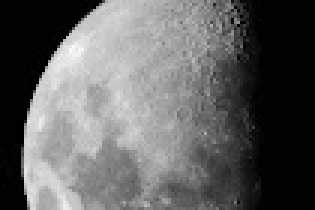
#> input picture moon.jpg, 105 x 70 px (shown 3 times larger)
$ python ex4_3.py
#> lines starting #> are read from the running program, lines starting #| are printed output that depends on the picture
import cv2
import numpy as np
import matplotlib.pyplot as plt

# Load image (grayscale)
img = cv2.imread('moon.jpg', cv2.IMREAD_GRAYSCALE)
#> img is the input picture: shape (70, 105); min 0, max 252, mean 98.1

# Compute histogram
count, bins = np.histogram(img.flatten(), bins=256, range=[0, 256])
#> count = 256 values, max 1857 at index 2, min 0 at index 240, mean 28.71; bins = 257 values from 0 to 256
maxCount = np.max(count)
#> maxCount = 1857

# Define clipping ratios
clip_ratios = [1, 0.7, 0.4, 0.05]
limited_eq_imgs = []
LUTs = []

for ratio in clip_ratios:
    clip = ratio * maxCount
    # Clip histogram
    clipped_count = np.minimum(count, clip).astype(int)

    # Construct virtual image
    clipped_img = []
    for level in range(256):
        clipped_img.extend([level] * clipped_count[level])
    clipped_img = np.array(clipped_img, dtype=np.uint8)

    # Mapping function via histogram equalization
    hist, bins_eq = np.histogram(clipped_img, bins=256, range=[0, 256])
    cdf = hist.cumsum()
    cdf = cdf / cdf[-1]  # normalize
    T = np.round(cdf * 255).astype(np.uint8)

    # Apply mapping to original image
    LUTs.append(T)
    limited_eq_img = cv2.LUT(img, T)
    limited_eq_imgs.append(limited_eq_img)
#> this loop made 4 passes
#> clip on passes 1 to 4: 1857, 1299.9, 742.8, 92.85
#> pass 1, `limited_eq_img = cv2.LUT(img, T)`:
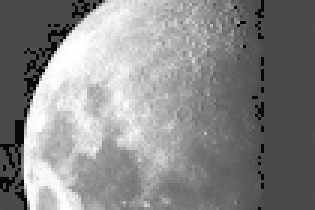
#> limited_eq_img: shape (70, 105) (shown 3 times larger); min 5, max 255, mean 136.2
#> pass 3, `limited_eq_img = cv2.LUT(img, T)`:
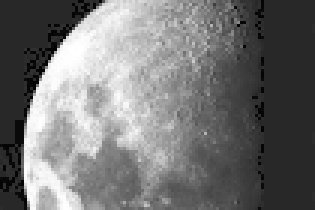
#> limited_eq_img: shape (70, 105) (shown 3 times larger); min 5, max 255, mean 116.3
#> after the loop, LUTs = 4 items; limited_eq_imgs = 4 items

# Show images
plt.figure(figsize=(12, 4))
for i, ratio in enumerate(clip_ratios):
    plt.subplot(1, len(clip_ratios), i+1)
    plt.imshow(limited_eq_imgs[i], cmap='gray')
    plt.title(f'Clip at {ratio} max', fontsize=12)
    plt.axis('off')
plt.savefig('CLAHE.jpg')
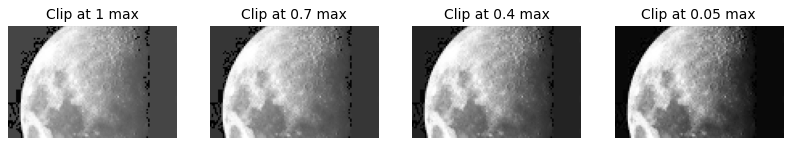
#> figure drawn by matplotlib, 4 panels

# Show histogram and LUTs
plt.figure(figsize=(10, 4))
plt.subplot(1, 2, 1)
plt.bar(np.arange(256), count, width=1)
plt.xlim([0, 255])
plt.ylim([0, np.max(count) + 500])
plt.grid(True)
plt.title("Original Histogram")

plt.subplot(1, 2, 2)
for i in range(len(clip_ratios)):
    plt.plot(LUTs[i], label=f'Clip {clip_ratios[i]}')
plt.xlim([0, 255])
plt.ylim([0, 255])
plt.legend()
plt.grid(True)
plt.title("Mapping Functions (LUTs)")

plt.savefig('LUTs.jpg')
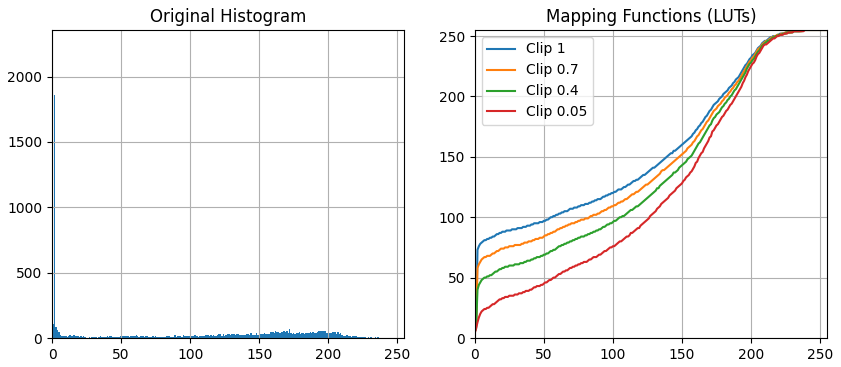
#> figure drawn by matplotlib, 2 panels; panel 1: tallest bar 1857 high, from x = 1.5 to 2.5; panel 2: curve peaks at x = 236, y = 255; panel 2: curve peaks at x = 237, y = 255; panel 2: curve peaks at x = 238, y = 255
plt.show()

$ run again, with atrium.jpg copied over moon.jpg
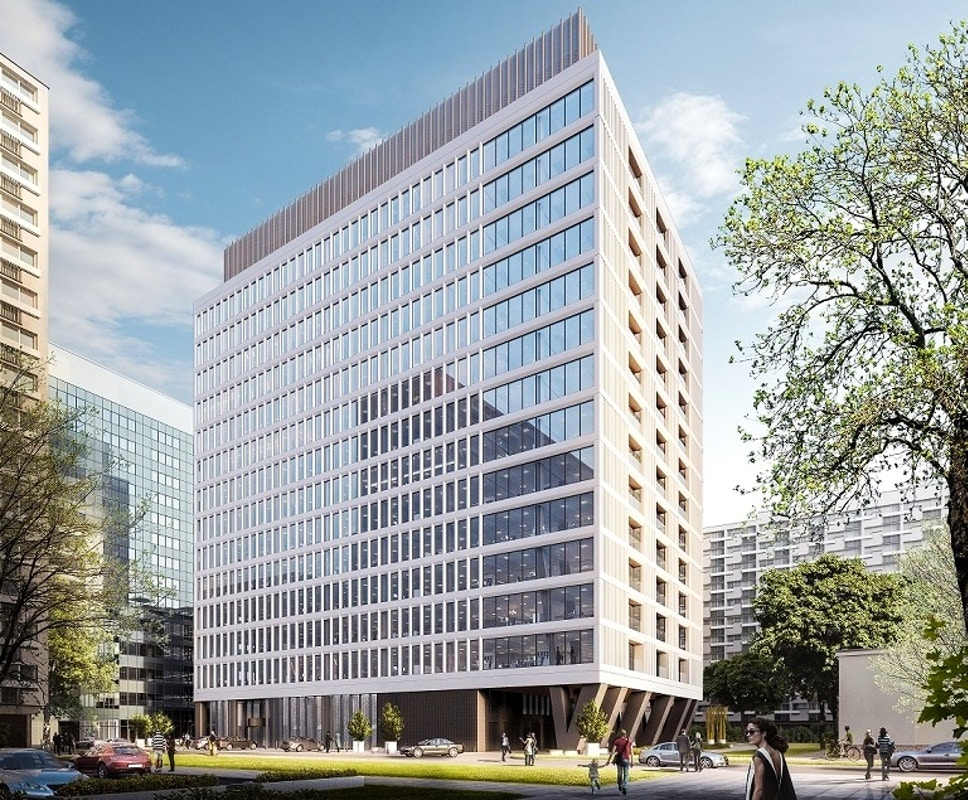
#> input picture atrium.jpg, 968 x 800 px
#> count = 256 values, max 14905 at index 255, min 609 at index 1, mean 3025; bins = 257 values from 0 to 256
#> maxCount = 14905
#> the loop `for ratio in clip_ratios:` made 4 passes
#> clip on passes 1 to 4: 14905, 10433.5, 5962, 745.2
#> pass 1, `limited_eq_img = cv2.LUT(img, T)`:
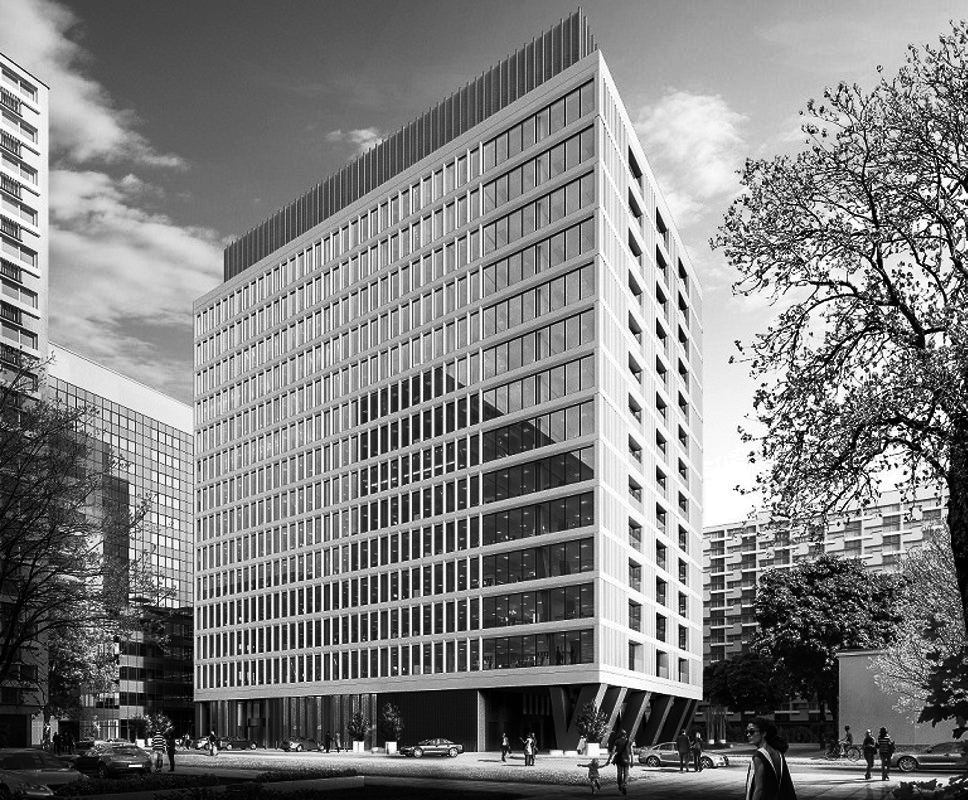
#> limited_eq_img: shape (800, 968); min 1, max 255, mean 128.1
#> after the loop `for ratio in clip_ratios:`: LUTs = 4 items
#> `plt.savefig('LUTs.jpg')`:
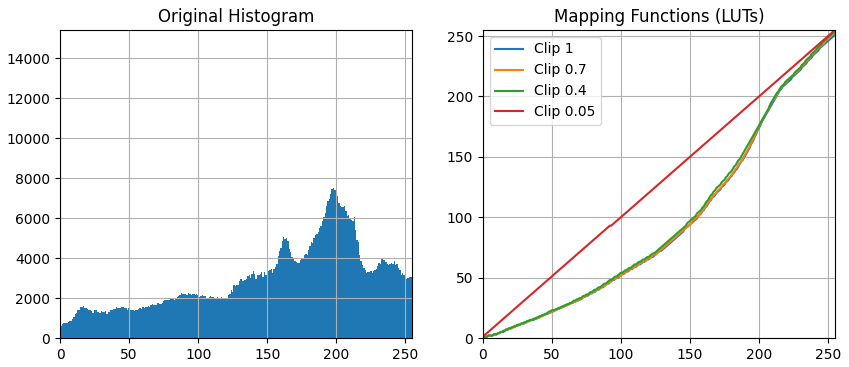
#> figure drawn by matplotlib, 2 panels; panel 1: tallest bar 14905 high, from x = 254.5 to 255.5; panel 2: curve peaks at x = 255, y = 255; panel 2: curve peaks at x = 255, y = 255; panel 2: curve peaks at x = 255, y = 255

$ run again, with bird.jpg copied over moon.jpg
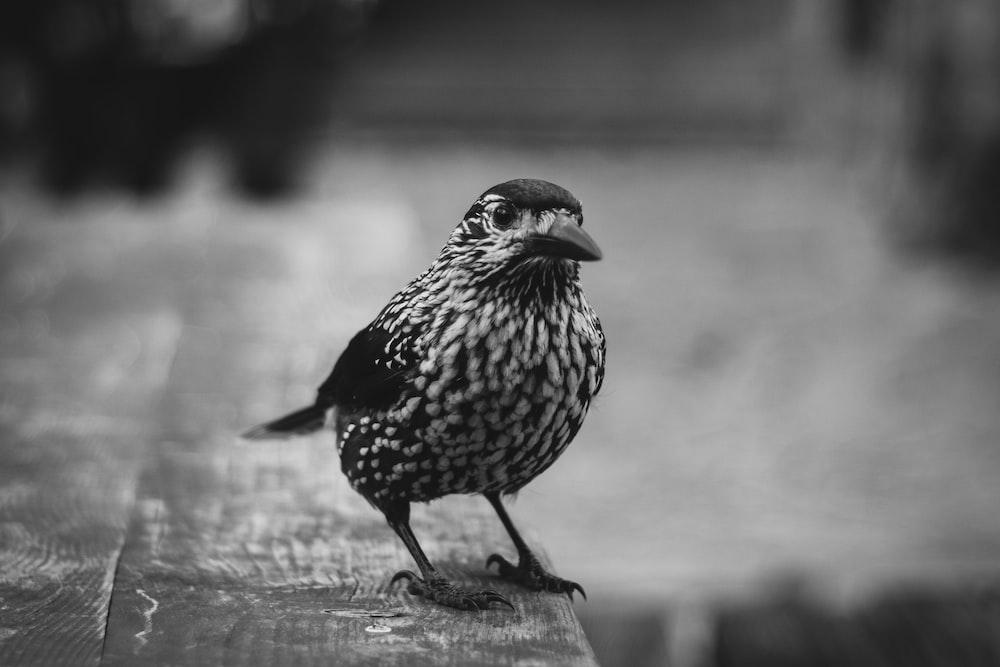
#> input picture bird.jpg, 1000 x 667 px
#> img is the input picture: shape (667, 1000); min 0, max 248, mean 108
#> count = 256 values, max 9294 at index 23, min 0 at index 241, mean 2605.5; bins = 257 values from 0 to 256
#> maxCount = 9294
#> the loop `for ratio in clip_ratios:` made 4 passes
#> clip on passes 1 to 4: 9294, 6505.8, 3717.6, 464.7
#> pass 1, `limited_eq_img = cv2.LUT(img, T)`:
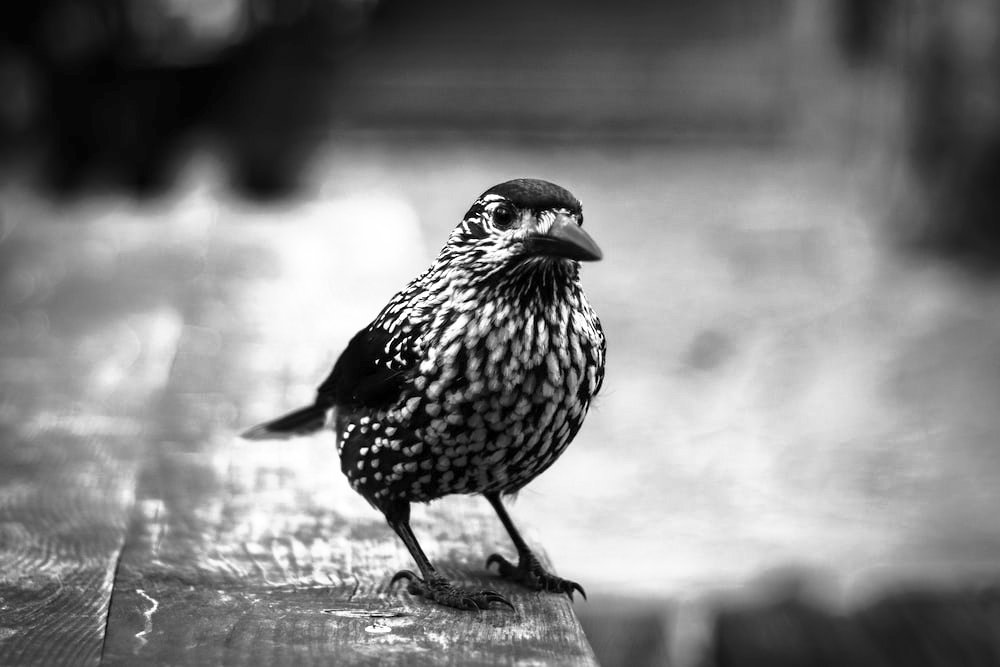
#> limited_eq_img: shape (667, 1000); min 0, max 255, mean 128.3
#> after the loop `for ratio in clip_ratios:`: LUTs = 4 items
#> `plt.savefig('LUTs.jpg')`:
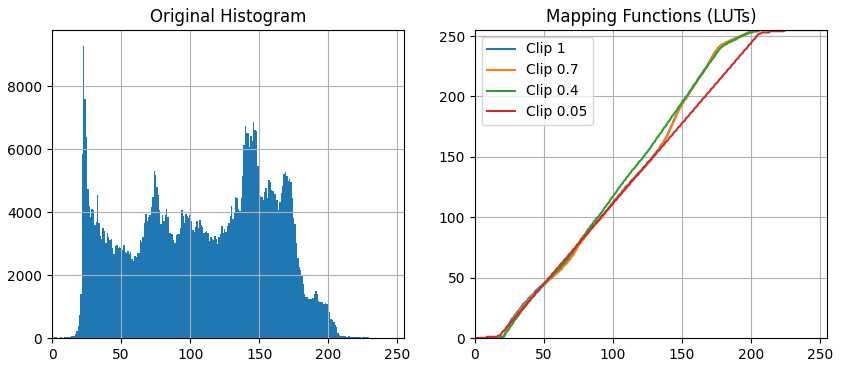
#> figure drawn by matplotlib, 2 panels; panel 1: tallest bar 9294 high, from x = 22.5 to 23.5; panel 2: curve peaks at x = 206, y = 255; panel 2: curve peaks at x = 206, y = 255; panel 2: curve peaks at x = 206, y = 255
